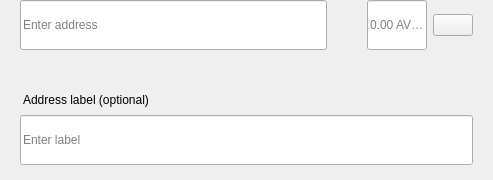
<?xml version="1.0" encoding="UTF-8"?>
<ui version="4.0">
 <class>SendMultiRow</class>
 <widget class="QWidget" name="SendMultiRow">
  <property name="geometry">
   <rect>
    <x>0</x>
    <y>0</y>
    <width>493</width>
    <height>180</height>
   </rect>
  </property>
  <property name="minimumSize">
   <size>
    <width>0</width>
    <height>0</height>
   </size>
  </property>
  <property name="maximumSize">
   <size>
    <width>16777215</width>
    <height>16777215</height>
   </size>
  </property>
  <property name="windowTitle">
   <string>Form</string>
  </property>
  <layout class="QVBoxLayout" name="verticalLayout_3">
   <property name="spacing">
    <number>0</number>
   </property>
   <property name="leftMargin">
    <number>0</number>
   </property>
   <property name="topMargin">
    <number>0</number>
   </property>
   <property name="rightMargin">
    <number>20</number>
   </property>
   <property name="bottomMargin">
    <number>5</number>
   </property>
   <item alignment="Qt::AlignTop">
    <widget class="QWidget" name="widget" native="true">
     <property name="sizePolicy">
      <sizepolicy hsizetype="Expanding" vsizetype="Maximum">
       <horstretch>0</horstretch>
       <verstretch>0</verstretch>
      </sizepolicy>
     </property>
     <property name="minimumSize">
      <size>
       <width>0</width>
       <height>60</height>
      </size>
     </property>
     <property name="maximumSize">
      <size>
       <width>16777215</width>
       <height>85</height>
      </size>
     </property>
     <layout class="QHBoxLayout" name="horizontalLayout" stretch="6,0,2">
      <property name="spacing">
       <number>0</number>
      </property>
      <property name="leftMargin">
       <number>8</number>
      </property>
      <property name="topMargin">
       <number>0</number>
      </property>
      <property name="rightMargin">
       <number>0</number>
      </property>
      <property name="bottomMargin">
       <number>0</number>
      </property>
      <item alignment="Qt::AlignTop">
       <widget class="QStackedWidget" name="stackedAddress">
        <property name="minimumSize">
         <size>
          <width>0</width>
          <height>50</height>
         </size>
        </property>
        <property name="maximumSize">
         <size>
          <width>16777215</width>
          <height>50</height>
         </size>
        </property>
        <widget class="QWidget" name="page_4">
         <property name="sizePolicy">
          <sizepolicy hsizetype="Expanding" vsizetype="Preferred">
           <horstretch>0</horstretch>
           <verstretch>0</verstretch>
          </sizepolicy>
         </property>
         <property name="minimumSize">
          <size>
           <width>0</width>
           <height>50</height>
          </size>
         </property>
         <property name="maximumSize">
          <size>
           <width>16777215</width>
           <height>55</height>
          </size>
         </property>
         <layout class="QVBoxLayout" name="verticalLayout_7">
          <property name="spacing">
           <number>0</number>
          </property>
          <property name="leftMargin">
           <number>12</number>
          </property>
          <property name="topMargin">
           <number>0</number>
          </property>
          <property name="rightMargin">
           <number>0</number>
          </property>
          <property name="bottomMargin">
           <number>0</number>
          </property>
          <item>
           <widget class="QLineEdit" name="lineEditAddress">
            <property name="minimumSize">
             <size>
              <width>0</width>
              <height>50</height>
             </size>
            </property>
            <property name="maximumSize">
             <size>
              <width>16777215</width>
              <height>50</height>
             </size>
            </property>
            <property name="placeholderText">
             <string>Enter address</string>
            </property>
           </widget>
          </item>
         </layout>
        </widget>
        <widget class="QWidget" name="page_3"/>
       </widget>
      </item>
      <item>
       <spacer name="horizontalSpacer_3">
        <property name="orientation">
         <enum>Qt::Horizontal</enum>
        </property>
        <property name="sizeType">
         <enum>QSizePolicy::Fixed</enum>
        </property>
        <property name="sizeHint" stdset="0">
         <size>
          <width>40</width>
          <height>20</height>
         </size>
        </property>
       </spacer>
      </item>
      <item>
       <layout class="QHBoxLayout" name="horizontalLayout_2">
        <property name="spacing">
         <number>6</number>
        </property>
        <item alignment="Qt::AlignTop">
         <widget class="QLineEdit" name="lineEditAmount">
          <property name="sizePolicy">
           <sizepolicy hsizetype="Expanding" vsizetype="Preferred">
            <horstretch>0</horstretch>
            <verstretch>0</verstretch>
           </sizepolicy>
          </property>
          <property name="minimumSize">
           <size>
            <width>0</width>
            <height>50</height>
           </size>
          </property>
          <property name="maximumSize">
           <size>
            <width>16777215</width>
            <height>50</height>
           </size>
          </property>
          <property name="maxLength">
           <number>17</number>
          </property>
          <property name="alignment">
           <set>Qt::AlignLeading|Qt::AlignLeft|Qt::AlignVCenter</set>
          </property>
          <property name="placeholderText">
           <string notr="true">0.00 AVIAN</string>
          </property>
         </widget>
        </item>
        <item>
         <layout class="QVBoxLayout" name="verticalLayout">
          <property name="topMargin">
           <number>14</number>
          </property>
          <property name="bottomMargin">
           <number>0</number>
          </property>
          <item alignment="Qt::AlignTop">
           <widget class="QPushButton" name="btnMenu">
            <property name="minimumSize">
             <size>
              <width>0</width>
              <height>0</height>
             </size>
            </property>
            <property name="maximumSize">
             <size>
              <width>16777215</width>
              <height>16777215</height>
             </size>
            </property>
            <property name="focusPolicy">
             <enum>Qt::NoFocus</enum>
            </property>
            <property name="text">
             <string/>
            </property>
           </widget>
          </item>
         </layout>
        </item>
       </layout>
      </item>
     </layout>
    </widget>
   </item>
   <item>
    <widget class="QWidget" name="layoutLabel" native="true">
     <property name="minimumSize">
      <size>
       <width>0</width>
       <height>0</height>
      </size>
     </property>
     <property name="maximumSize">
      <size>
       <width>16777215</width>
       <height>16777215</height>
      </size>
     </property>
     <layout class="QVBoxLayout" name="verticalLayout_9">
      <property name="spacing">
       <number>6</number>
      </property>
      <property name="leftMargin">
       <number>20</number>
      </property>
      <property name="topMargin">
       <number>0</number>
      </property>
      <property name="rightMargin">
       <number>0</number>
      </property>
      <property name="bottomMargin">
       <number>10</number>
      </property>
      <item>
       <spacer name="verticalSpacer">
        <property name="orientation">
         <enum>Qt::Vertical</enum>
        </property>
        <property name="sizeType">
         <enum>QSizePolicy::Fixed</enum>
        </property>
        <property name="sizeHint" stdset="0">
         <size>
          <width>20</width>
          <height>20</height>
         </size>
        </property>
       </spacer>
      </item>
      <item>
       <widget class="QLabel" name="labelSubtitleDescription">
        <property name="styleSheet">
         <string notr="true">margin-bottom:2px;
margin-left:0.05px;
padding:0px;</string>
        </property>
        <property name="text">
         <string>Address label (optional)</string>
        </property>
       </widget>
      </item>
      <item>
       <widget class="QLineEdit" name="lineEditDescription">
        <property name="minimumSize">
         <size>
          <width>0</width>
          <height>50</height>
         </size>
        </property>
        <property name="maximumSize">
         <size>
          <width>16777215</width>
          <height>50</height>
         </size>
        </property>
        <property name="placeholderText">
         <string>Enter label</string>
        </property>
       </widget>
      </item>
     </layout>
    </widget>
   </item>
  </layout>
 </widget>
 <resources/>
 <connections/>
</ui>
